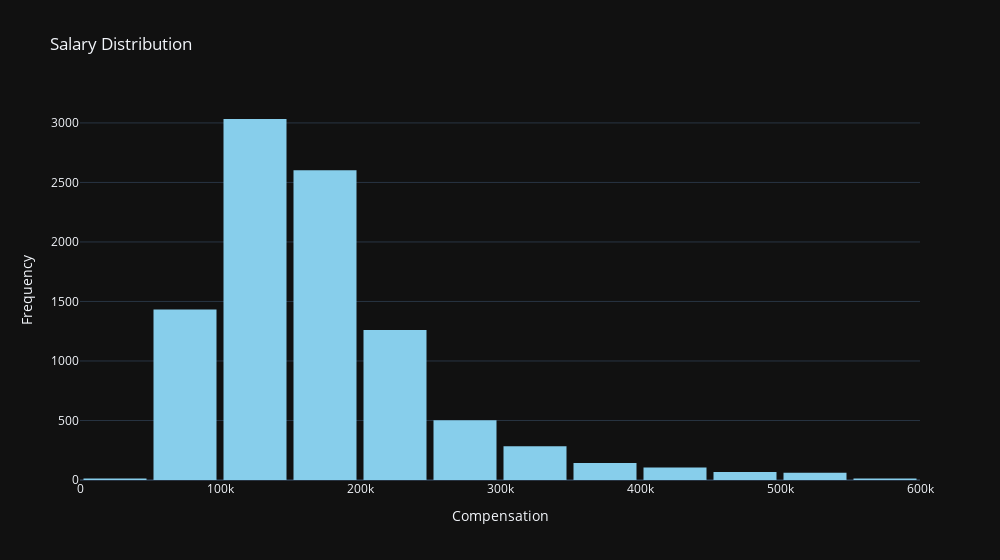

Notebook code for this chart:
### Markdown cell above
We now visualize the total compensation distribution

### Code cell
# Create a histogram with Plotly
fig = px.histogram(
    df,
    x='ConvertedCompYearly',
    title='Salary Distribution',
    labels={'ConvertedCompYearly': 'Salary'},
    nbins=20,  
    color_discrete_sequence=['skyblue'],
    width=1000
)

# Update the layout for better appearance
fig.update_layout(
    xaxis_title='Compensation',
    yaxis_title='Frequency',
    bargap=0.1,  # Gap between bars
    showlegend=False
)

fig.show()

### Figure 1 — Plotly figure (JSON) as saved in the notebook; plotly's stock layout.template omitted (floating-point values rounded to 4 significant figures; data arrays with more than 128 entries replaced by an {"elided": "..."} marker saying what was removed)
{"data": [{"alignmentgroup": "True", "bingroup": "x", "hovertemplate": "Salary=%{x}<br>count=%{y}<extra></extra>", "legendgroup": "", "marker": {"color": "skyblue", "pattern": {"shape": ""}}, "name": "", "nbinsx": 20, "offsetgroup": "", "orientation": "v", "showlegend": false, "type": "histogram", "x": {"elided": "9512 int values"}, "xaxis": "x", "yaxis": "y"}], "layout": {"bargap": 0.1, "barmode": "relative", "legend": {"tracegroupgap": 0}, "showlegend": false, "title": {"text": "Salary Distribution"}, "width": 1000, "xaxis": {"anchor": "y", "domain": [0, 1], "title": {"text": "Compensation"}}, "yaxis": {"anchor": "x", "domain": [0, 1], "title": {"text": "Frequency"}}}}
